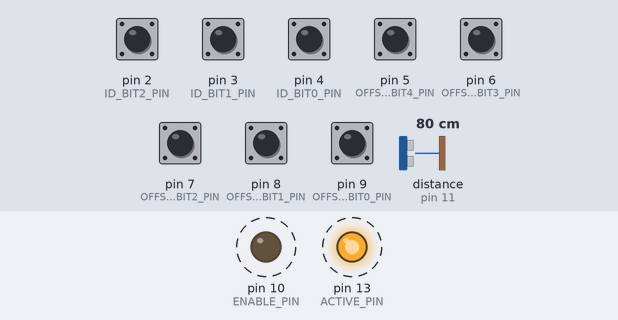
Recording of a sketch running on a simulated Arduino Uno, built with avr-gcc and run on an emulated ATmega328P. Shown: output pins drawn as LEDs (lit = HIGH). Wiring (inferred from the names in the program): range finder with pulse-width output: data pin 11. Dashed ring = blinking. Inputs (shaded band) come from the test bench; at power-on: pin 2 (ID_BIT2_PIN), pin 3 (ID_BIT1_PIN), pin 4 (ID_BIT0_PIN), pin 5 (OFFSET_BIT4_PIN), pin 6 (OFFSET_BIT3_PIN), pin 7 (OFFSET_BIT2_PIN), pin 8 (OFFSET_BIT1_PIN), pin 9 (OFFSET_BIT0_PIN) HIGH, distance to the obstacle (sensor on pin 11) 80 cm. The echo pulse lasts 58.3 µs per cm; what the sketch prints to the serial monitor is not drawn.

Above: at 0.54 s.
Timing chart, 0 to 3.5 s (numbered marks = the images above):
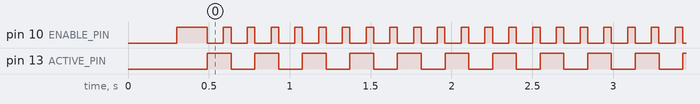

Measured:
- by itself, pin 10 (ENABLE_PIN): alternates HIGH for 0.05 s and LOW for 0.10 s
- by itself, pin 13 (ACTIVE_PIN): alternates HIGH for 0.15 s and LOW for 0.15 s

The sketch:

ultrasonic-ranger_mb10xx.ino
```cpp
/*
 * ultrasonic ranger code for MaxBotix MB10xx sensor
 *
 */

#define ID_BIT0_PIN       4
#define ID_BIT1_PIN       3
#define ID_BIT2_PIN       2

#define OFFSET_BIT0_PIN   9
#define OFFSET_BIT1_PIN   8
#define OFFSET_BIT2_PIN   7
#define OFFSET_BIT3_PIN   6
#define OFFSET_BIT4_PIN   5


#define ENABLE_PIN        10
#define PW_PIN            11

#define ACTIVE_PIN        13

#define INTER_READ_PAUSE  100     // 1/10 second

#define SENSOR_STARTUP_DELAY     300 // datasheet says at least 250ms
#define SENSOR_CALIBRATION_DELAY 150 // 2 49ms calibration and first read cycles

#define OUTPUT_BAUD_RATE  115200

#define SPEED_OF_SOUND_CM_PER_USEC  0.0172   // cm per usec


int activeState;


void setup() {
  // id setting pins
  pinMode(ID_BIT0_PIN, INPUT_PULLUP);
  pinMode(ID_BIT1_PIN, INPUT_PULLUP);
  pinMode(ID_BIT2_PIN, INPUT_PULLUP);

  // offset setting pins
  pinMode(OFFSET_BIT0_PIN, INPUT_PULLUP);
  pinMode(OFFSET_BIT1_PIN, INPUT_PULLUP);
  pinMode(OFFSET_BIT2_PIN, INPUT_PULLUP);
  pinMode(OFFSET_BIT3_PIN, INPUT_PULLUP);
  pinMode(OFFSET_BIT4_PIN, INPUT_PULLUP);


  // ultrasonic sensor control pins
  pinMode(ENABLE_PIN, OUTPUT);     // sets the TRIG_PIN as an Output
  pinMode(PW_PIN, INPUT);          // sets the ECHO_PIN as an Input

  digitalWrite(ENABLE_PIN, LOW);

  // heartbeat LED pin
  pinMode(ACTIVE_PIN, OUTPUT);    // flips each time a range happens

  activeState = 0;

  Serial.begin(OUTPUT_BAUD_RATE); // Starts the serial communication

  // wait 250ms for sensor to initialize (we'll wait a little extra)
  delay(SENSOR_STARTUP_DELAY);

  digitalWrite(ENABLE_PIN, HIGH); // start calibration cycle
  delay(SENSOR_CALIBRATION_DELAY);
  digitalWrite(ENABLE_PIN, LOW);

}


void loop() {
  int   distanceCm, duration, offset, id;

  // we check the id and offset each time we read the sensor in case it got changed
  //
  // one weirdness - to cut down on parts, the switches will actually change the
  // input to LOW meaning the pin is "active" (and should be considered a '1' bit
  // for the purpose of setting values

  // get ID - 3 pins

  id = 0;       // clear all bits

  if (digitalRead(ID_BIT0_PIN) == LOW) {
    id = id | 0b00000001;
  }
  if (digitalRead(ID_BIT1_PIN) == LOW) {
    id = id | 0b00000010;
  }
  if (digitalRead(ID_BIT2_PIN) == LOW) {
    id = id | 0b00000100;
  }

  offset = 0;

  if (digitalRead(OFFSET_BIT0_PIN) == LOW) {
    offset = offset | 0b00000001;
  }
  if (digitalRead(OFFSET_BIT1_PIN) == LOW) {
    offset = offset | 0b00000010;
  }
  if (digitalRead(OFFSET_BIT2_PIN) == LOW) {
    offset = offset | 0b00000100;
  }
  if (digitalRead(OFFSET_BIT3_PIN) == LOW) {
    offset = offset | 0b00001000;
  }
  if (digitalRead(OFFSET_BIT4_PIN) == LOW) {
    offset = offset | 0b00010000;
  }


  // Sets the Enable pin to HIGH state to start reading
  digitalWrite(ENABLE_PIN, HIGH);

  // Reads the PW_PIN, returns the pulse proportional to
  // sound wave travel time
  duration = pulseIn(PW_PIN, HIGH);

  digitalWrite(ENABLE_PIN, LOW);

  // Calculating the distance
  //
  // Datasheet says pulse width is scaled to 147 usec per measured
  // inch of range - converting this to cm (147/2.54) gives
  // 57.8 usec per cm and inverting this give .0172 cm per usec
  //
  // this sensor does the divide by 2 for the distance to and from the
  // target automatically so we don't have to divide it by 2

  distanceCm = (duration * SPEED_OF_SOUND_CM_PER_USEC - offset);

  // output string should look like "R <id> x <distancecm (adjusted)>"
  Serial.print("R ");
  Serial.print(id);
  Serial.print(" x ");
  Serial.println(distanceCm);

  if (activeState) {
    digitalWrite(ACTIVE_PIN, LOW);  // turn the light off
    activeState = 0;
  } else {
    digitalWrite(ACTIVE_PIN, HIGH); // turn light on
    activeState = 1;
  }

  delay(INTER_READ_PAUSE);        // wait before the next reading
}
```
